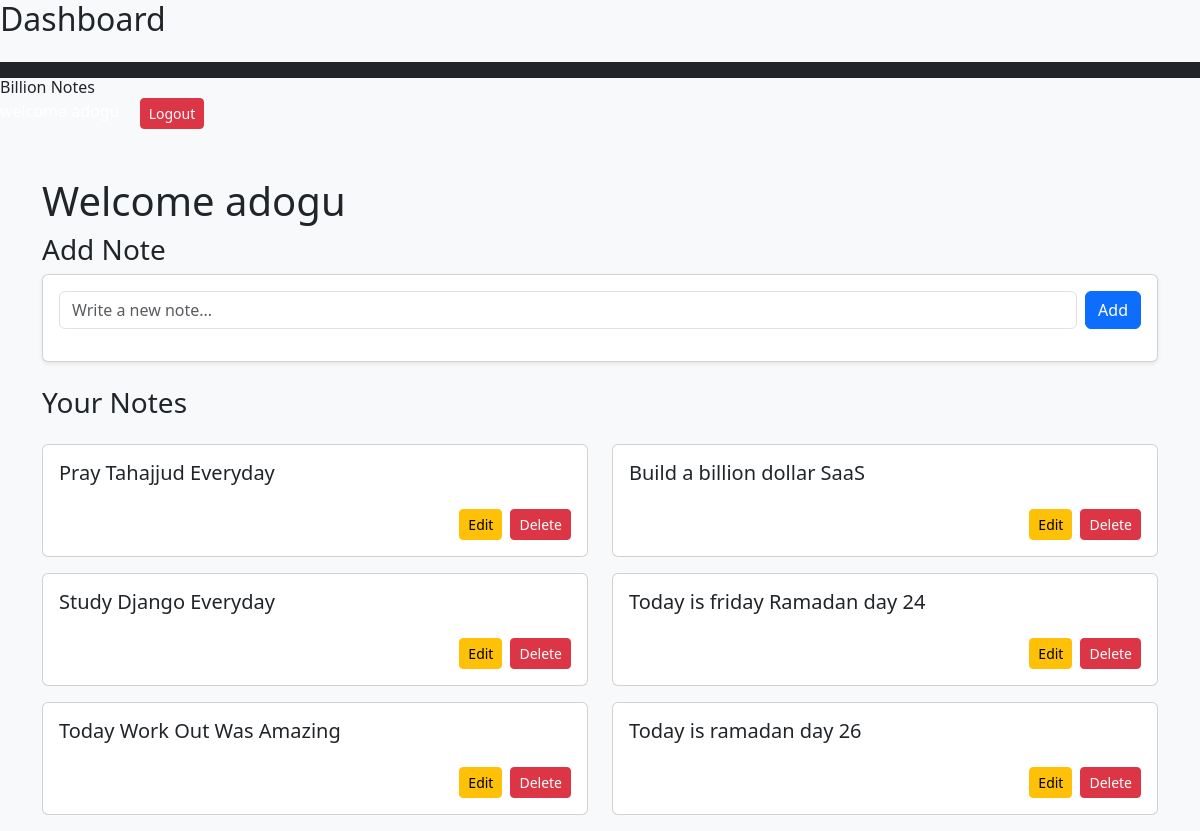
Before: / (signed in) with the older database file.
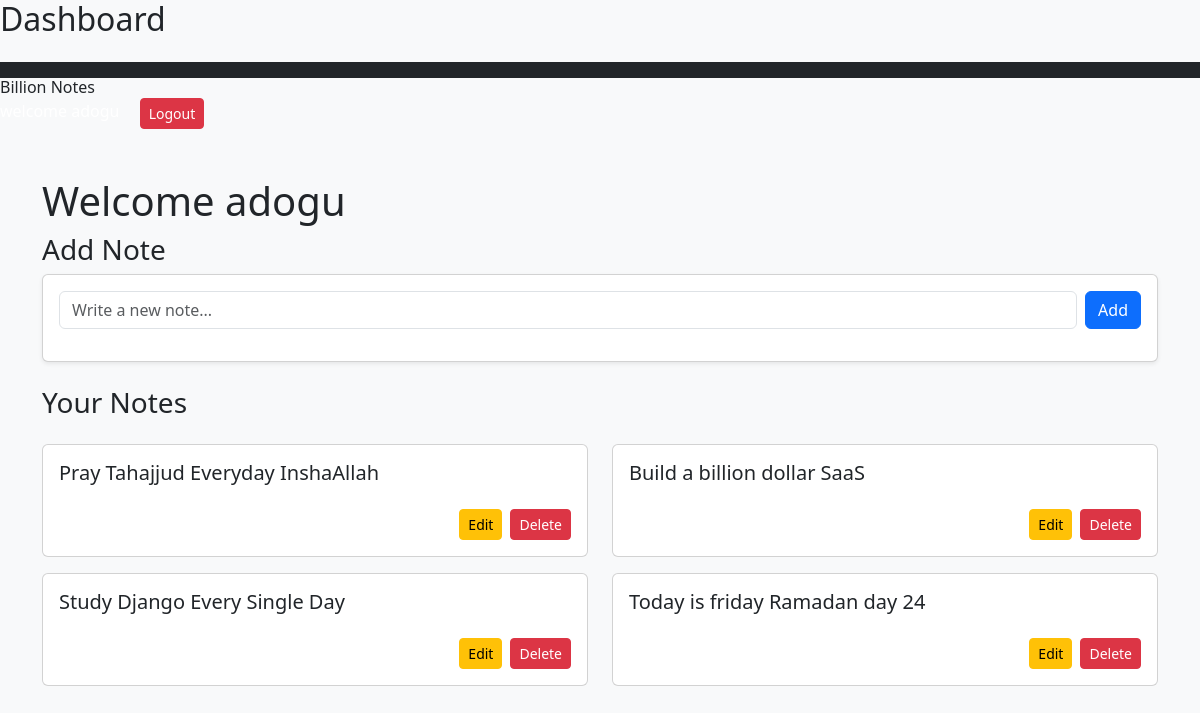
After: the same page with the newer database file.
### playground/models.py (models this page shows, shortened)
class Note(models.Model):
    title = models.CharField(max_length=200)
    user = models.ForeignKey(User, on_delete=models.CASCADE)

### playground/views.py (the view)
# urls.py: path("", views.create_note),
@login_required
def create_note(request):
    if request.method == "POST":
        if "title" in request.POST:
            title = request.POST.get("title")
            Note.objects.create(title=title, user=request.user)
            return redirect("home")
        return render(request, "create.html")
    notes = Note.objects.filter(user=request.user)
    return render(request, "playground/hello.html", {"notes": notes})

### playground/templates/playground/hello.html (shortened to what this page needs)
<h2 class="mb-4"> Dashboard</h2>
{% extends "base.html" %}
{% block content %}
<h1>Welcome {{ request.user.username}} </h1>
<h3>Add Note</h3>
<div class="card p-3 mb-4 shadow-sm">
    <form method="POST" class="d-flex gap-2">
        <input type="text" name="title" class="form-control" placeholder="Write a new note...">
        <button type="submit" class="btn btn-primary">Add</button>
    </form>
</div>
<h3 class="mb-4">Your Notes</h3>
<div class="row">
    {% for note in notes %}
    <div class="col-md-6 mb-3">
        <div class="card shaodow-sm p-3">
            <h5>{{ note.title }}</h5>
            <div class="mt-3 d-flex justify-content-end gap-2">
                <a href="{% url 'edit_note' note.id %}" class="btn btn-warning btn-sm">Edit</a>
                <a href="{% url 'delete_note' note.id %}" class="btn btn-danger btn-sm">Delete</a>
            </div>
        </div>
    </div>
    {% endfor %}
</div>
{% endblock %}

### playground/templates/base.html (shortened to what this page needs)
<!DOCTYPE html>
<html>
<head>
    <link href="https://cdn.jsdelivr.net/npm/bootstrap@5.3.3/dist/css/bootstrap.min.css" rel="stylesheet">
</head>
<body class="bg-light">
<nav class="navbar navbar-dark bg-dark px-4"></nav>
    <span class="navbar-brand mb-0 h1">Billion Notes</span>
    <div>
        <span class="text-white me-3">
        </span>
        <form method="POST" action="{% url 'logout' %}" style="display:inline;">
            <button type="submit" class="btn btn-danger btn-sm">Logout</button>
        </form>
<div class="container mt-5">
    {% block content %}
    {% endblock %}
</div>
</body>
</html>

Changed rows visible on the page:
removed Note: title "Today Work Out Was Amazing"
removed Note: title "Today is ramadan day 26"
changed Note: title "Pray Tahajjud Everyday" → "Pray Tahajjud Everyday InshaAllah"
changed Note: title "Study Django Everyday" → "Study Django Every Single Day"
